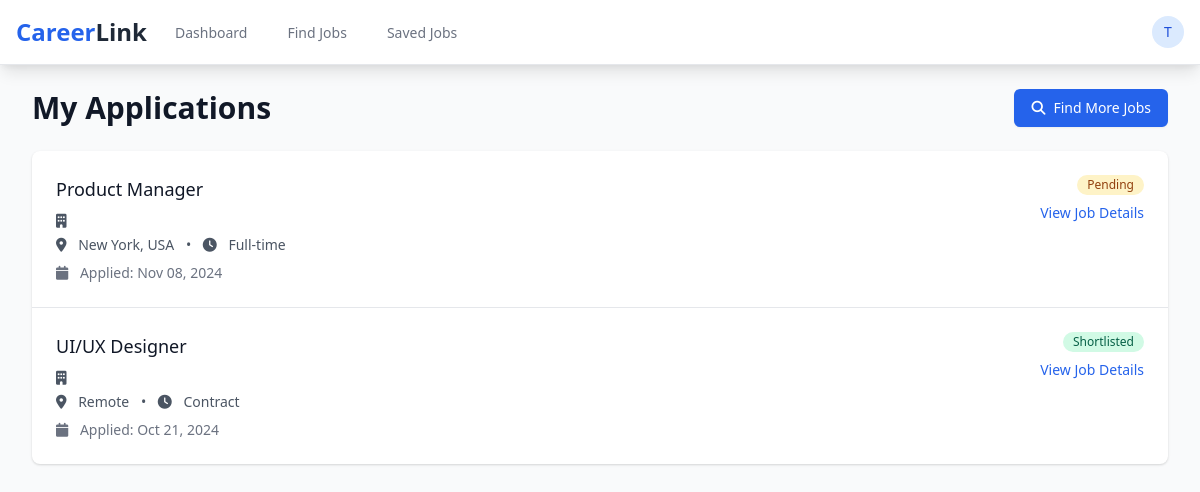
The app's page /my_applications.php (signed in) with its own data.
### tables this page shows
CREATE TABLE `job_applications` (
  `id` int(11) NOT NULL,
  `job_id` int(11) NOT NULL,
  `jobseeker_id` int(11) NOT NULL,
  `application_date` timestamp NOT NULL DEFAULT current_timestamp(),
  `status` enum('pending','reviewed','shortlisted','rejected') DEFAULT 'pending',
  `cover_letter` text DEFAULT NULL
);

CREATE TABLE `jobs` (
  `id` int(11) NOT NULL,
  `employer_id` int(11) NOT NULL,
  `company_name` varchar(100) DEFAULT NULL,
  `title` varchar(255) NOT NULL,
  `description` text NOT NULL,
  `requirements` text DEFAULT NULL,
  `location` varchar(255) DEFAULT NULL,
  `job_type` enum('full-time','part-time','contract','internship') NOT NULL,
  `salary_range` varchar(100) DEFAULT NULL,
  `posted_date` timestamp NOT NULL DEFAULT current_timestamp(),
  `deadline_date` date DEFAULT NULL,
  `status` enum('active','closed','draft') DEFAULT 'active',
  `created_at` timestamp NOT NULL DEFAULT current_timestamp()
);

### my_applications.php (the view, shortened to what this page needs)
<?php
require_once 'includes/header.php';
$db_host = 'localhost';
$db_user = 'root';
$db_pass = '';
$db_name = 'career_link';
$conn = mysqli_connect($db_host, $db_user, $db_pass, $db_name);
$query = "SELECT ja.*, j.title, j.company_name, j.location, j.job_type
          FROM job_applications ja
          JOIN jobs j ON ja.job_id = j.id
          WHERE ja.jobseeker_id = ?
          ORDER BY ja.application_date DESC";
$stmt = mysqli_prepare($conn, $query);
mysqli_stmt_bind_param($stmt, "i", $_SESSION['user_id']);
mysqli_stmt_execute($stmt);
$applications = mysqli_stmt_get_result($stmt);
?>
<div class="max-w-7xl mx-auto py-6 sm:px-6 lg:px-8">
    <div class="md:flex md:items-center md:justify-between mb-6">
        <div class="flex-1 min-w-0">
            <h2 class="text-2xl font-bold leading-7 text-gray-900 sm:text-3xl sm:truncate">
                My Applications
            </h2>
        </div>
        <div class="mt-4 flex md:mt-0 md:ml-4">
            <a href="search_jobs.php" class="ml-3 inline-flex items-center px-4 py-2 border border-transparent rounded-md shadow-sm text-sm font-medium text-white bg-blue-600 hover:bg-blue-700">
                <i class="fas fa-search mr-2"></i>
                Find More Jobs
            </a>
        </div>
    </div>
    <div class="bg-white shadow overflow-hidden sm:rounded-lg">
        <div class="divide-y divide-gray-200">
            <?php if (mysqli_num_rows($applications) > 0): ?>
                <?php while ($application = mysqli_fetch_assoc($applications)): ?>
                    <div class="p-6 hover:bg-gray-50">
                        <div class="flex justify-between items-start">
                            <div class="flex-1">
                                <h3 class="text-lg font-medium text-gray-900">
                                    <?php echo htmlspecialchars($application['title']); ?>
                                </h3>
                                <div class="mt-2">
                                    <p class="text-sm text-gray-600">
                                        <i class="fas fa-building mr-2"></i>
                                    </p>
                                    <p class="text-sm text-gray-600 mt-1">
                                        <i class="fas fa-map-marker-alt mr-2"></i>
                                        <?php echo htmlspecialchars($application['location']); ?>
                                        <span class="mx-2">•</span>
                                        <i class="fas fa-clock mr-2"></i>
                                        <?php echo ucfirst($application['job_type']); ?>
                                    </p>
                                </div>
                                <div class="mt-2">
                                    <p class="text-sm text-gray-500">
                                        <i class="fas fa-calendar mr-2"></i>
                                        Applied: <?php echo date('M d, Y', strtotime($application['application_date'])); ?>
                                    </p>
                                </div>
                            </div>
                            <div class="ml-4 flex flex-col items-end">
                                <span class="inline-flex items-center px-2.5 py-0.5 rounded-full text-xs font-medium
                                    <?php echo $application['status'] == 'pending' ? 'bg-yellow-100 text-yellow-800' :
                                            ($application['status'] == 'reviewed' ? 'bg-blue-100 text-blue-800' :
                                            ($application['status'] == 'shortlisted' ? 'bg-green-100 text-green-800' :
                                            'bg-red-100 text-red-800')); ?>">
                                    <?php echo ucfirst($application['status']); ?>
                                </span>
                                <a href="view_job.php?id=<?php echo $application['job_id']; ?>"
                                   class="mt-2 text-sm text-blue-600 hover:text-blue-800">
                                    View Job Details
                                </a>
                            </div>
                        </div>
                    </div>
                <?php endwhile; ?>
            <?php endif; ?>
        </div>
    </div>
</div>

### records on screen
job_applications: job.title "Product Manager", job.location "New York, USA", job.job_type "Full-time", application_date "Nov 08, 2024", status "Pending"
job_applications: job.title "UI/UX Designer", job.location "Remote", job.job_type "Contract", application_date "Oct 21, 2024", status "Shortlisted"

### other values on screen
substr($_SESSION['username'], 0, 1) "T"
